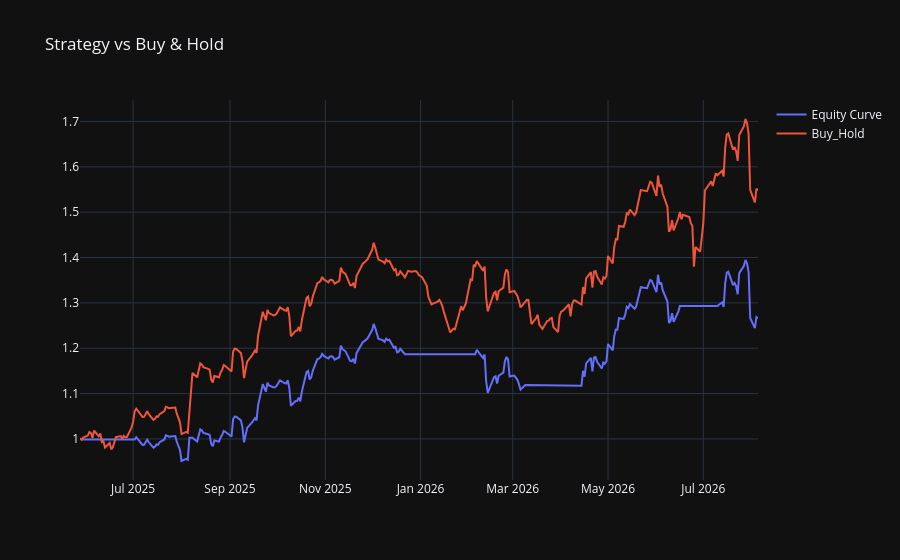

Source (notebook cell):
### Code cell
fig = go.Figure()

fig.add_trace(go.Scatter(x = sma_quick.index,y=sma_quick['Equity_Curve'],mode='lines',name='Equity Curve'))
fig.add_trace(go.Scatter(x = sma_quick.index,y=sma_quick['Buy_Hold'],mode='lines',name='Buy_Hold'))

fig.update_layout(title='Strategy vs Buy & Hold',
                  template='plotly_dark')

fig.show()

### Figure 1 — Plotly figure (JSON) as saved in the notebook; plotly's stock layout.template omitted (floating-point values rounded to 4 significant figures; data arrays with more than 128 entries replaced by an {"elided": "..."} marker saying what was removed)
{"data": [{"mode": "lines", "name": "Equity Curve", "type": "scatter", "x": {"elided": "299 str values"}, "y": {"elided": "299 float values"}}, {"mode": "lines", "name": "Buy_Hold", "type": "scatter", "x": {"elided": "299 str values"}, "y": {"elided": "299 float values"}}], "layout": {"title": {"text": "Strategy vs Buy & Hold"}}}
